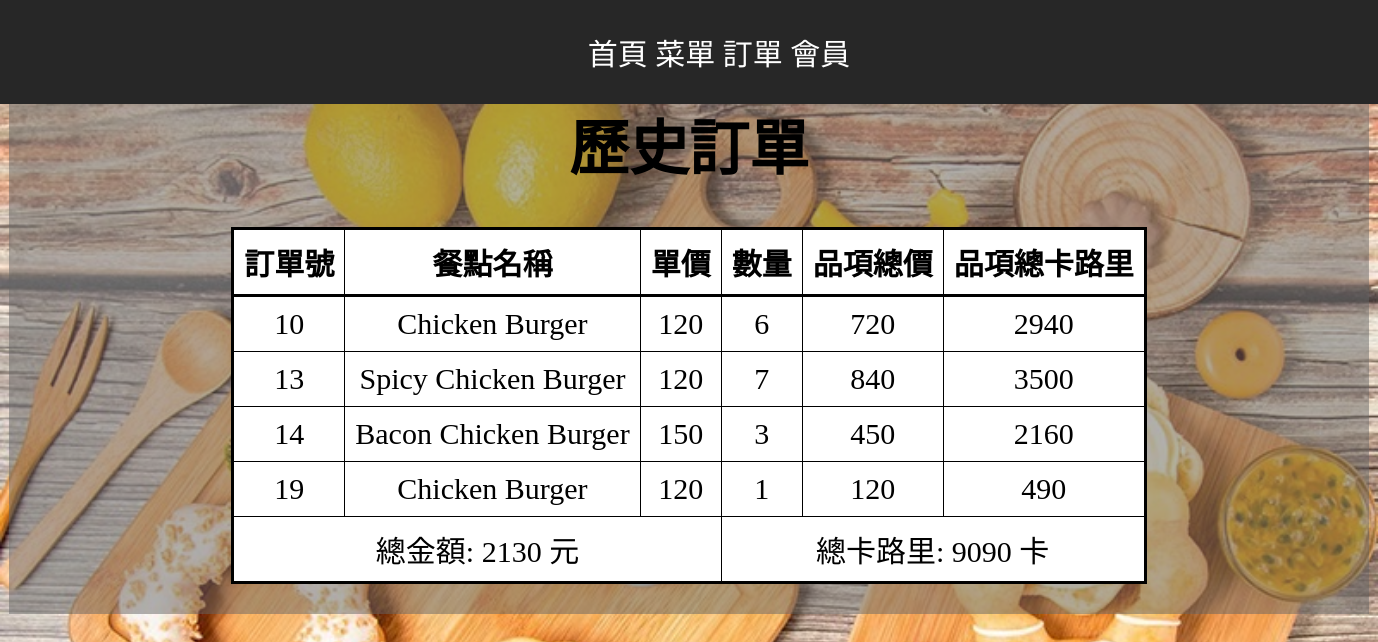
/PhpProject4/order_history.php (signed in), run on the app's committed database.
### tables this page shows
CREATE TABLE `allorder` (
  `order_id` int(10) NOT NULL,
  `member_id` int(10) NOT NULL,
  `product_id` varchar(10) NOT NULL,
  `quantity` int(11) NOT NULL,
  `is_locked` int(1) NOT NULL DEFAULT 0
);

CREATE TABLE `menu` (
  `product_id` varchar(10) NOT NULL,
  `name` varchar(50) NOT NULL,
  `calories` int(11) NOT NULL,
  `price` int(11) NOT NULL
);

### PhpProject4/order_history.php (the view, shortened to what this page needs)
<!DOCTYPE html>
<html>
	<head>
        <link rel="stylesheet" href="web_style.css">
    </head>
<body>
	<div class="colorblock1">
		<div class="text1">
			<a href="index.php" style="color:white;text-decoration:none;">首頁</a>
			<a href="menu.php" style="color:white;text-decoration:none">菜單</a>
			<a href="order.php" style="color:white;text-decoration:none">訂單</a>
			<a href="login_member.php" style="color:white;text-decoration:none">會員</a>
		</div>
	</div>
	<div class="colorblock2">
            <div class="text1">
                <h1>歷史訂單</h1>
                <table style="border:3px black solid;border-collapse:collapse;" align="center"  cellpadding="10" border='1' bgcolor="white"  ;>
                    <tr  style="border:3px black solid;border-collapse:collapse;">
                        <th>訂單號</th>
                        <th>餐點名稱</th>
                        <th>單價</th>
                        <th>數量</th>
                        <th>品項總價</th>
                        <th>品項總卡路里</th>
                    </tr>
                    <?php
                        $total_price =0;
                        $total_c =0;
                        $conn = mysqli_connect('localhost','root','','ordersystem','3306');
                        mysqli_query($conn, 'SET NAMES \'utf8\'');
                        $phone = $_SESSION['phone'];
                        $member_id = mysqli_query( $conn, "SELECT `member_id` FROM `member` WHERE `phone` = '$phone' ");
                        $member_id = mysqli_fetch_array($member_id,MYSQLI_ASSOC);
                        $member_id = $member_id['member_id'];
                        $sql = "SELECT * FROM allorder WHERE `member_id` = '$member_id' AND `is_locked`= 1 ";
                        $result = mysqli_query( $conn, $sql);
                        $result = mysqli_fetch_all($result);
                        foreach ($result as $key => $record) {
                            echo '<tr>';
                            foreach ($record as $key => $value) {
                                if($key==1){
                                    echo '<td>'.$record[0].'</td>';
                                }else if($key==2){
                                    $sql = "SELECT `name` FROM `menu` WHERE `product_id` = '$record[2]'";
                                    $name_result = mysqli_query( $conn, $sql);
                                    $name_result = mysqli_fetch_all($name_result);
                                    echo '<td>'.$name_result[0][0].'</td>';
                                }else if($key==3){
                                    $sql = "SELECT * FROM `menu` WHERE `product_id` = '$record[2]'";
                                    $price_result = mysqli_query( $conn, $sql);
                                    $price_result = mysqli_fetch_all($price_result);
                                    echo '<td>'.$price_result[0][3].'</td>';
                                    echo '<td>'.$value.'</td>';
                                    echo '<td>'.$price_result[0][3]*$value.'</td>';
                                    echo '<td>'.$price_result[0][2]*$value.'</td>';
                                    $total_price +=($price_result[0][3]*$value);
                                    $total_c +=($price_result[0][2]*$value);
                                }
                            }
                            echo '</tr>';
                        }
                        echo '<td colspan="3">總金額: '.$total_price.' 元</td>';
                        echo '<td colspan="3">總卡路里: '.$total_c.' 卡</td>';
                    ?>
                </table>
            </div>
	</div>
</body>
</html>

### PhpProject4/web_style.css (style rules this page uses)
.colorblock1 { position:fixed; top:0%; left:0%; width:100%; padding:30px; background-color:#272727; z-index:999; }
.colorblock2 { margin:30px auto; width:1300px; height:auto; padding:30px; background-color:rgba(100,100,100,0.5); z-index:2; }
.text1 { text-align:center; font-family:Microsoft JhengHei; font-size:30Px; }

### data on the page
allorder: order_id "10", quantity "6"
menu: name "Chicken Burger", price "120", $price_result[0][3]*$value "720", $price_result[0][2]*$value "2940", $price_result[0][3]*$value "120", $price_result[0][2]*$value "490"
allorder: order_id "13", quantity "7"
menu: name "Spicy Chicken Burger", price "120", $price_result[0][3]*$value "840", $price_result[0][2]*$value "3500"
allorder: order_id "14", quantity "3"
menu: name "Bacon Chicken Burger", price "150", $price_result[0][3]*$value "450", $price_result[0][2]*$value "2160"
allorder: order_id "19", quantity "1"

### other printed values
$total_price "2130"
$total_c "9090"
